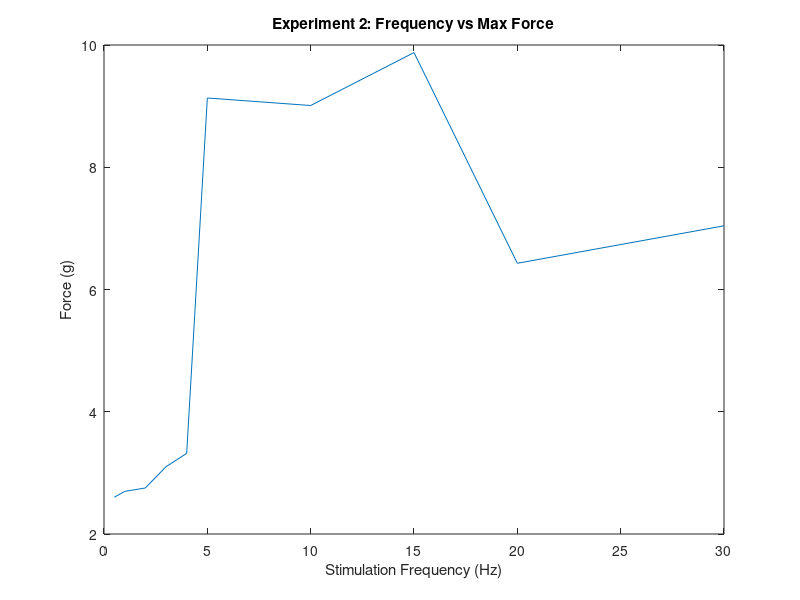

Here is the MATLAB script that generated this plot:
%% Frequency vs Max Force of Contraction

hz = [0.5,1,2,3,4,5,10,15,20,30];
max = [2.601, 2.697, 2.753, 3.101, 3.319, 9.133, 9.010, 9.876, 6.429, 7.042];

plot(hz, max)
title('Experiment 2: Frequency vs Max Force')
xlabel('Stimulation Frequency (Hz)'), ylabel('Force (g)')